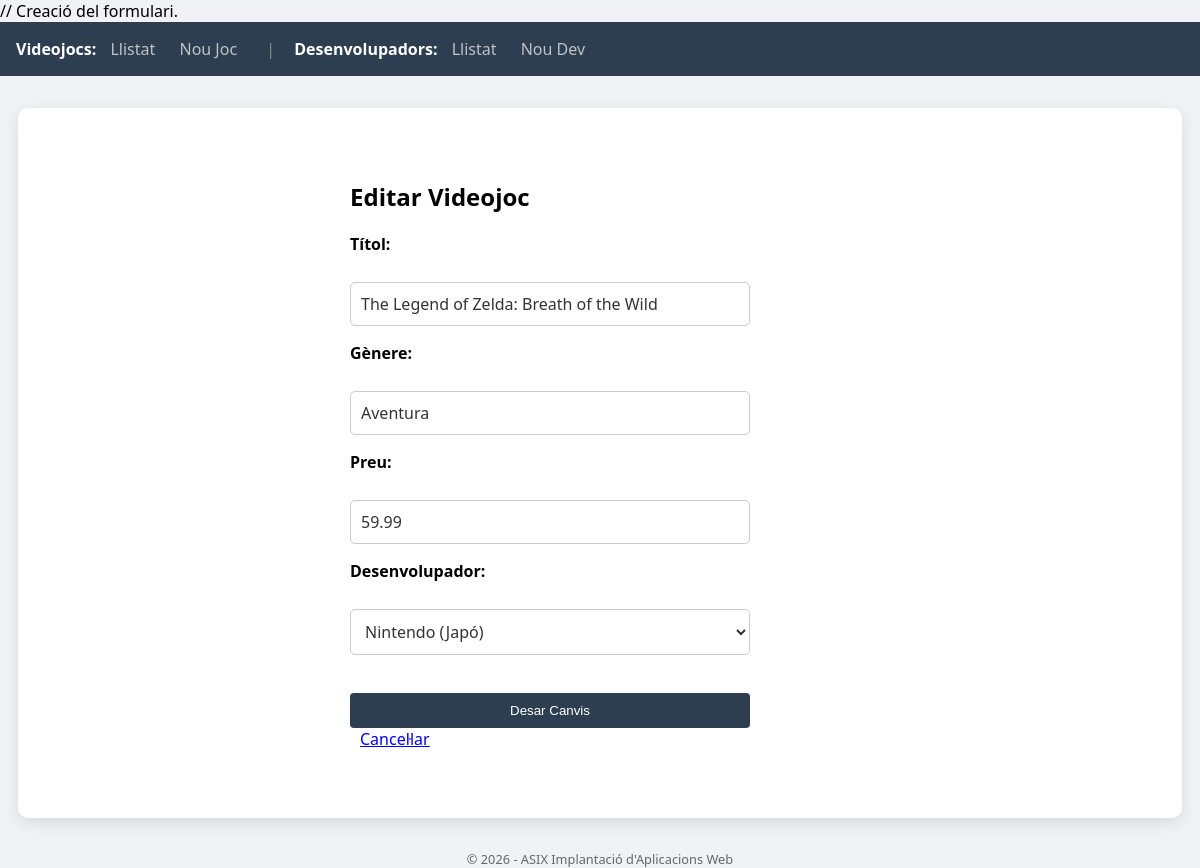
Page /views/formulari_joc.php?id=1 on the committed database.
### tables this page shows
CREATE TABLE videojoc (
    id INT AUTO_INCREMENT PRIMARY KEY,
    titol VARCHAR(150) NOT NULL,
    genere VARCHAR(50) NOT NULL,
    preu DECIMAL(5,2) NOT NULL,
    data_llancament DATE NOT NULL,
    desenvolupador_id INT,
     
    CONSTRAINT fk_desenvolupador 
        FOREIGN KEY (desenvolupador_id) 
        REFERENCES desenvolupador(id) 
        ON DELETE SET NULL
);

CREATE TABLE desenvolupador (
    id INT AUTO_INCREMENT PRIMARY KEY,
    nom VARCHAR(100) NOT NULL,
    pais VARCHAR(50) DEFAULT NULL
);

### model/videojoc_db.php (called while the page is built, shortened)
<?php
function obtenirJocPerId($pdo, $id) {
    $stmt = $pdo->prepare("SELECT * FROM videojoc WHERE id = ?");
    $stmt->execute([$id]);
    return $stmt->fetch(PDO::FETCH_ASSOC);
}

### model/desenvolupador_db.php (called while the page is built)
<?php
function obtenirTotsElsDevs($pdo) {
    $stmt = $pdo->prepare("SELECT * FROM desenvolupador");
    $stmt->execute();
    return $stmt->fetchAll(PDO::FETCH_ASSOC);
}

### views/formulari_joc.php (the view, shortened to what this page needs)
<?php
require_once '../config/db.php';
require_once '../model/videojoc_db.php';
require_once '../model/desenvolupador_db.php';
$id = $_GET['id'] ?? null;
$joc = $id ? obtenirJocPerId($pdo, $id) : null;
$devs = obtenirTotsElsDevs($pdo);
include 'header.php';
?>
<div style="background: white; padding: 20px; border-radius: 8px; max-width: 500px; margin: auto;">
    <h2><?= $id ? "Editar Videojoc" : "Afegir Nou Videojoc" ?></h2>
    <form action="../actions/desar_joc.php" method="POST">
        <p><label>Títol:</label><br>
        <input type="text" name="titol" value="<?= $joc['titol'] ?? '' ?>" required style="width:100%"></p>
        <p><label>Gènere:</label><br>
        <input type="text" name="genere" value="<?= $joc['genere'] ?? '' ?>" required style="width:100%"></p>
        <p><label>Preu:</label><br>
        <input type="number" step="0.01" name="preu" value="<?= $joc['preu'] ?? '' ?>" required style="width:100%"></p>
        <p><label>Desenvolupador:</label><br>
        <select name="desenvolupador_id" style="width:100%">
            <?php foreach ($devs as $d): ?>
                <option value="<?= $d['id'] ?>" <?= (isset($joc) && $joc['desenvolupador_id'] == $d['id']) ? 'selected' : '' ?>>
                    <?= htmlspecialchars($d['nom']) ?> (<?= htmlspecialchars($d['pais']) ?>)
                </option>
            <?php endforeach; ?>
        </select></p>
        <br>
        <button type="submit" style="background: #2c3e50; color: white; border: none; padding: 10px 20px; border-radius: 4px; cursor: pointer;">
            Desar Canvis
        </button>
        <a href="llista.php" style="margin-left: 10px;">Cancel·lar</a>
    </form>
</div>
<?php include 'footer.php'; ?>

### css/estils.css (style rules this page uses)
body { font-family: 'Segoe UI', sans-serif; background: #f0f2f5; margin: 0; padding: 0; }
form { max-width: 400px; }
label { display: block; margin-bottom: 5px; font-weight: bold; }
input { width: 100%; padding: 8px; border: 1px solid #ddd; border-radius: 4px; box-sizing: border-box; }
button { background: #27ae60; color: white; border: none; padding: 10px 20px; border-radius: 4px; cursor: pointer; width: 100%; }
input[type="text"], input[type="number"], input[type="date"], select { width: 100%; padding: 10px; border: 1px solid #ccc; border-radius: 5px; box-sizing: border-box; font-family: inherit; font-size: 1rem; background-color: #fff; color: #333; transition: border-color 0.3s, box-shadow 0.3s; }

### rows in the picture
videojoc: titol "The Legend of Zelda: Breath of the Wild", genere "Aventura", preu "59.99", desenvolupador_id "Nintendo (Japó)"
